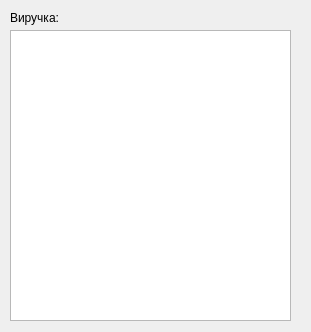
<?xml version="1.0" encoding="UTF-8"?>
<ui version="4.0">
 <class>sold</class>
 <widget class="QWidget" name="sold">
  <property name="geometry">
   <rect>
    <x>0</x>
    <y>0</y>
    <width>311</width>
    <height>332</height>
   </rect>
  </property>
  <property name="maximumSize">
   <size>
    <width>420</width>
    <height>339</height>
   </size>
  </property>
  <property name="windowTitle">
   <string>Form</string>
  </property>
  <widget class="QTableView" name="tableView">
   <property name="geometry">
    <rect>
     <x>10</x>
     <y>30</y>
     <width>281</width>
     <height>291</height>
    </rect>
   </property>
   <property name="maximumSize">
    <size>
     <width>401</width>
     <height>301</height>
    </size>
   </property>
  </widget>
  <widget class="QLabel" name="soldLabel">
   <property name="geometry">
    <rect>
     <x>70</x>
     <y>10</y>
     <width>47</width>
     <height>16</height>
    </rect>
   </property>
   <property name="text">
    <string/>
   </property>
  </widget>
  <widget class="QLabel" name="label">
   <property name="geometry">
    <rect>
     <x>10</x>
     <y>10</y>
     <width>61</width>
     <height>16</height>
    </rect>
   </property>
   <property name="text">
    <string>Виручка:</string>
   </property>
  </widget>
 </widget>
 <resources/>
 <connections/>
</ui>
